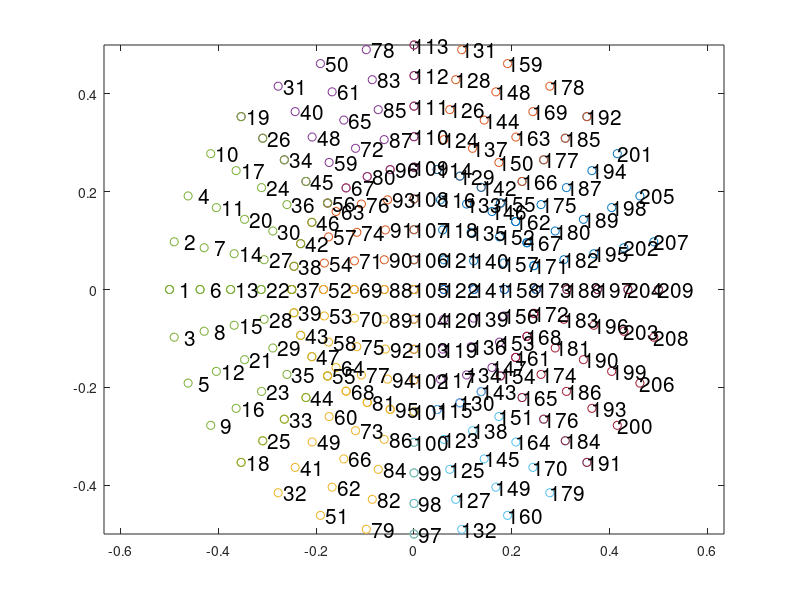

This chart was generated by the following MATLAB code: (Note: this script raises an error after producing the figure.)
clear
close all
clc

tic
profile on

% ------------------------------------------------------------------------
% ------------------- Geometry Input -----------------------------
% ------------------------------------------------------------------------

% Load geometry data (SquarePanel_wCenterHole, rhinodata_RectPanelwCutout,
% rhinodata_circularpanel)
load rhinodata_circularpanel
sem_mesh.elements = conn; 
sem_mesh.nodes = nodes;
clear conn nodes

% Plotting the geometry using the nodes' coordinates
figure(100)
locA = (1:1:max(max(sem_mesh.elements)))';
for i=1:size(sem_mesh.elements,1)
    plot(sem_mesh.nodes(sem_mesh.elements(i,:),1), sem_mesh.nodes(sem_mesh.elements(i,:),2), 'o')
    hold on
end
text(sem_mesh.nodes(:,1), sem_mesh.nodes(:,2), num2str(locA),'FontSize',15)
hold off
axis equal

% Thickness of the host structure (m) 
h_plate = 0.1;

%% ------------------------------------------------------------------------
% ------------------- Material Input --------------------------------------
% -------------------------------------------------------------------------

% Material properties (Aluminum)
rho_plate = 8000;       % density [kg/m3]
E_plate = 210e9;         % Elastic modulus [Pa]
pois_plate = 0.3;      % Poisson's ratio

%% ------------------------------------------------------------------------
% ------------------- Boundary Input --------------------------------------
% -------------------------------------------------------------------------

% Define boundary conditions for edge nodes
% -----------------------------------------
% The BC struct includes:
%   - edgenodes: corner nodes (from Rhino) that define boundary edges
%   - type: boundary condition type for each edge
%            'C' - Clamped
%            'S' - Simply supported
%            'P' - Pinned
%            'F' - Free
%   - fixeddofs: defines which DOFs are fixed:
%       Column 1: u (in-plane x translation)
%       Column 2: v (in-plane y translation)
%       Column 3: w (out-of-plane translation)
%       Column 4: φₓ or φₙ (rotation about y-axis or normal axis)
%       Column 5: φᵧ or φₜ (rotation about x-axis or tangent axis)


% Define the edge corner points (in Rhino data)
% BC.edgenodes = [1 5; 1 21; 5 25; 21 25];
BC.edgenodes = [1 5; 5 9; 9 13; 13 17; 17 21; 21 25; 25 29; 29 33; 33 37; 37 41]; %;  ...
                % 1 165; 165 329; 329 493; 493 657; 657 821; 821 985; 985 1149; 1149 1313; 1313 1477; 1477 1641;  ... 
                % 41 205; 205 369; 369 533; 533 697; 697 861; 861 1025; 1025 1189; 1189 1353; 1353 1517; 1517 1681; ...
                % 1641 1645; 1645 1649; 1649 1653; 1653 1657; 1657 1661; 1665 1669; 1669 1673; 1673 1677; 1677 1681];

% BC.edgenodes = [1 18; 
%                 1 19;
%                 18 97;
%                 19 113; 
%                 97 191;                 
%                 113 192; 
%                 192 209;               
%                 191 209];

% Define boundary condition type for each edge
BC.type = ['S';'S';'S';'S';...
            'S';'S';'S';'S';...
            'S';'S'] ;% ;'S';'S';...
            % 'S';'S';'S';'S';...
            % 'S';'S';'S';'S';...
            % 'S';'S';'S';'S';...
            % 'S';'S';'S';'S';...
            % 'S';'S';'S';'S';...
            % 'S';'S';'S';'S';...
            % 'S';'S';'S';'S'];
%BC.type = ['C';'C';'C';'S';'S';'S';'S';'S'];

% Map each BC type to its fixed DOF pattern
bc_map = containers.Map({'C', 'S', 'P', 'F'}, {
    [1 1 1 1 1];  % Clamped
    [1 1 1 1 0];  % Simply supported
    [1 1 1 0 0];  % Pinned
    [0 0 0 0 0]   % Free
});

% Assign fixed DOFs based on BC type
BC.fixeddofs = zeros(length(BC.type), 5);
for di1 = 1:length(BC.type)
    BC.fixeddofs(di1,:) = bc_map(BC.type(di1));
end

% Remove rows with no constraints (i.e., 'F' type)
BC.fixeddofs(~any(BC.fixeddofs, 2), :) = [];

%% ------------------------------------------------------------------------
% ------------------- Element Sampling ------------------------------------
% -------------------------------------------------------------------------
                            
% -------------------------------------------------------------------------
% Generate SEM mesh data structure
% This step processes the input nodal coordinates and element connectivity 
% to construct a spectral element mesh (sem_mesh). It:
%   - Identifies unique edges and groups them based on adjacency
%   - Determines polynomial orders for each edge using a convergence criterion
%   - Assigns global sampling point indices (nodes, edges, interior)
%   - Constructs DOF mapping and shared point information
%
% Required inputs:
%   elements : connectivity matrix for high-order elements (25 nodes/element)
%   nodes    : Nx3 coordinate matrix (from Rhino or CAD preprocessor)
% which are included in sem_mesh struct.
%
% Returns:
%   sem_mesh : struct containing all sampling, edge, and DOF-related data
% -------------------------------------------------------------------------

[sem_mesh] = element_sampling(sem_mesh);

%% ------------------------------------------------------------------------
% -------------- Assembly -------------------------------------------------
% -------------------------------------------------------------------------

% Initializing the system matrices as sparse matrices 
Ka = sparse(size(sem_mesh.ind_ALL,1),size(sem_mesh.ind_ALL,1));
Ma = sparse(size(sem_mesh.ind_ALL,1),size(sem_mesh.ind_ALL,1));

% Initializing positions (x-y-z coord.) for all sampling points in the assembly
 sem_mesh.posn = zeros(size(sem_mesh.ind_ALL,1),3);

% Loop over all elements to compute/assemble local mass and stiffness matrices
for di1 = 1:size(sem_mesh.elements,1)

    % Prepare element-specific data:
    % - locs: local sampling point coordinates (25,2)
    % - indelm: global indices of local sampling points
    % - Tnow2: transformation matrix for DOF rotation
    [locs, indelm, Tnow2] = ...
        element_prepare(sem_mesh.elements(di1,:), sem_mesh.nodes, ...
                        sem_mesh.elementpoints(di1,:), sem_mesh.ind_ALL, 0);

    % Compute local stiffness (Kelm) and mass (Melm) matrices
    % xelm and yelm are matrices containing x and y coord. of local points
    [xelm, yelm, Kelm, Melm] = ...
        Mass_and_Stiffness_Element2(rho_plate, E_plate, pois_plate, 2, 2,...
                                    h_plate, sem_mesh.polynums(di1,:), locs);

    % Distance between the local-global system (needs to be determined ????)
    xyz0now = [0 0 0];

    % Convert local 2D coordinates to 3D by padding with zeros in z-direction
    posnelm = [xelm(:) yelm(:) zeros(length(xelm(:)),1)];

    % Transform local coordinates to global frame (rotation skipped here)
    posnnow = (posnelm')';

    % Adding the distance between the local and global coordinate systems
    posnnow(:,1) = posnnow(:,1)+xyz0now(1);
    posnnow(:,2) = posnnow(:,2)+xyz0now(2);
    posnnow(:,3) = posnnow(:,3)+xyz0now(3);
  
    % Round coordinates to 12 decimal places to avoid numerical inconsistencies
    posnnow = round(posnnow,12);

    % Store 3D positions for each DOF (6 DOFs per node)
    sem_mesh.posn(indelm,:) = repmat(posnnow,6,1);

    % % Plotting the sampling point on the element in the global coordinate system
    % figure(101)
    % plot(posnelm(:,1),posnelm(:,2), 'ro')
    % hold on 
    % locB = (1:1:size(posnelm,1))';
    % % hold off
    % text(posnelm(:,1),posnelm(:,2), num2str(locB),'FontSize',10)
    % axis equal

    % ------- Matrix Assembly -------
    % Extend element stiffness matrices to include rotational DOFs (phi_z unused)
    Kelmnow = [Kelm     zeros(size(Kelm,1), size(Kelm,1)/5);
               zeros(size(Kelm,1)/5, size(Kelm,1)*6/5)];

    % Rotate and assemble into global stiffness matrix
    Ka(indelm, indelm) = Ka(indelm, indelm) + Tnow2 \ Kelmnow * Tnow2;

    % Extend element mass matrices to include rotational DOFs
    Melmnow = [Melm     zeros(size(Kelm,1), size(Kelm,1)/5);
               zeros(size(Kelm,1)/5, size(Kelm,1)*6/5)];

    % Rotate and assemble into global mass matrix
    Ma(indelm, indelm) = Ma(indelm, indelm) + Tnow2 \ Melmnow * Tnow2;

end

% Identify and remove unused DOFs (e.g., phi_z DOFs not present in model)
indF = (find(sum(abs(Ma))==0))';
Ka(indF,:) = [];
Ka(:,indF) = [];
Ma(indF,:) = [];
Ma(:,indF) = [];
sem_mesh.ind_ALL(indF,:) = [];
sem_mesh.posn(indF,:) = [];
clear indF

% Report assembly time
disp(['Assembly: ' num2str(round(toc,1)) ' s'])

%% ------------------------------------------------------------------------
% -------------- Boundary Condition Application ---------------------------
% -------------------------------------------------------------------------
% This section applies the prescribed boundary conditions (BC) to the 
% assembled global stiffness (Ka) and mass (Ma) matrices. The function 
% modifies the system by:
%   - Identifying degrees of freedom (DOFs) that are constrained (e.g., fixed, simply supported)
%   - Applying coordinate transformations where necessary (e.g., for rotational DOFs)
%   - Eliminating constrained DOFs from the global system
%   - Updating the mesh structure (sem_mesh) to reflect removed DOFs
% The resulting system matrices (Ka_mod, Ma_mod) are ready for solving
% free vibration or forced response problems with the imposed BCs.

tic

[Ka_mod, Ma_mod, sem_mesh] = Boundary_Conditions_Application(Ka, Ma,...
    sem_mesh, BC);

% Report boundary application time
disp(['Boundary Condition: ' num2str(round(toc,1)) ' s'])

%% ------------------------------------------------------------------------
% -------------- Eigenvalue Solution --------------------------------------
% -------------------------------------------------------------------------
% This section solves the generalized eigenvalue problem for the modified
% system matrices (after boundary condition application). The goal is to 
% compute the first few natural frequencies and their corresponding mode shapes.

tic

% Shift value (sigma) for improved numerical stability and convergence
% Used with the shift-invert mode in `eigs` to target low-frequency modes
sigma = 0.01; 

% Compute the 20 smallest eigenvalues and eigenvectors of the system:
%   Ka_mod * x = lambda * Ma_mod * x
% The 'eigs' function uses sparse matrix methods for efficiency.
[eigVec,eigVal,flag] = eigs(Ka_mod,Ma_mod,20,sigma);

% Extract natural frequencies (rad/s) by taking square roots of eigenvalues
% The sigma shift is subtracted back from the eigenvalues before square rooting
[wns, loc] = sort(real(sqrt(diag(eigVal) - sigma)));

% Reorder eigenvectors accordingly
eigVec = eigVec(:, loc);

% Display the first 20 natural frequencies in Hz
disp((wns(1:20))/2/pi)

% Display elapsed time for eigenvalue solution
disp(['Eigen Solution time: ' num2str(round(toc,1)) ' s'])